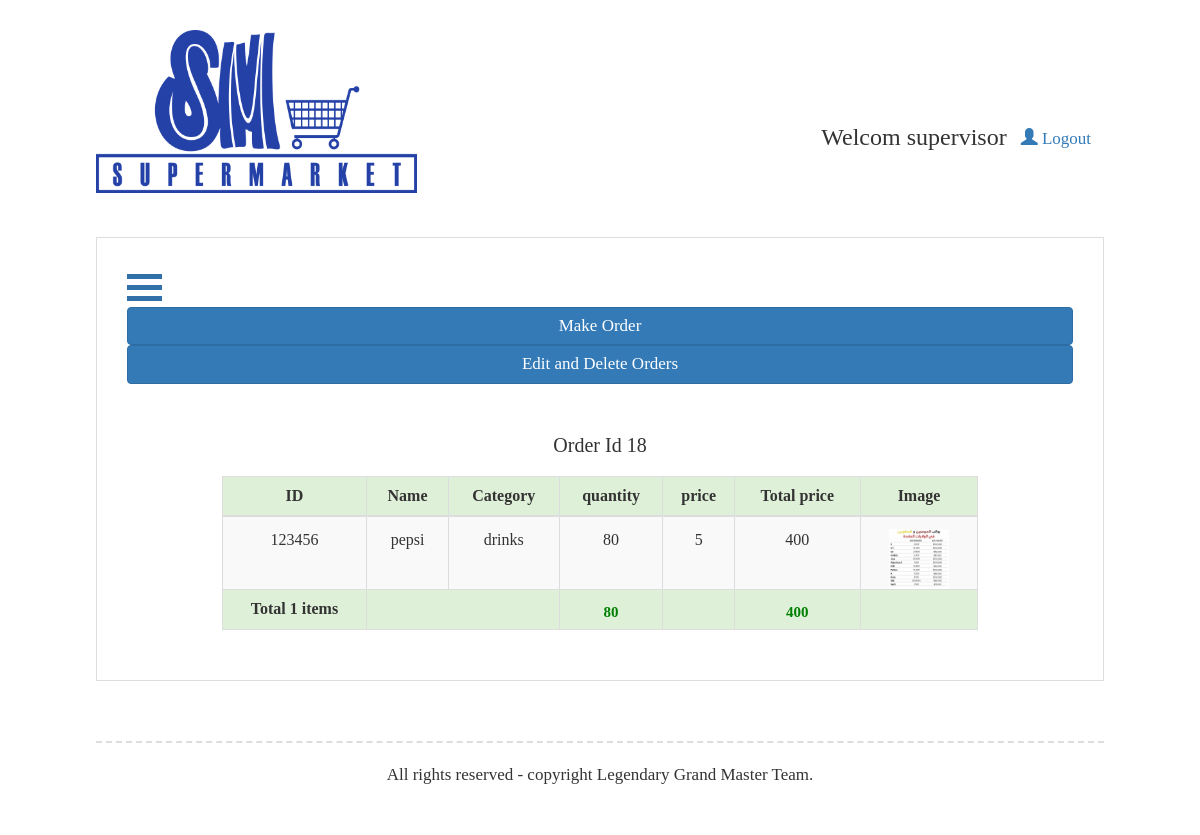
Screenshot of /SuperMarket/index.php?page=controllers/viewOrderItems_c&action=show&id=18 (signed in) with the database file from the repository.
### tables this page shows
CREATE TABLE `order_products` (
  `order_id` int(11) NOT NULL,
  `product_id` int(11) NOT NULL,
  `quantity` int(11) NOT NULL,
  PRIMARY KEY (`order_id`,`product_id`),
  KEY `product_id` (`product_id`),
  CONSTRAINT `order_products_ibfk_1` FOREIGN KEY (`order_id`) REFERENCES `orders` (`id`) ON DELETE CASCADE,
  CONSTRAINT `order_products_ibfk_2` FOREIGN KEY (`product_id`) REFERENCES `product` (`id`) ON DELETE NO ACTION
);

CREATE TABLE `product` (
  `id` int(11) NOT NULL,
  `p_name` varchar(100) NOT NULL,
  `category` varchar(100) DEFAULT NULL,
  `cost` double NOT NULL,
  `price` double NOT NULL,
  `quantity` int(11) NOT NULL,
  `discount` double NOT NULL DEFAULT '0',
  `image` varchar(300) DEFAULT 'resources/items/default.png',
  `total_cost` double NOT NULL DEFAULT '0',
  `sold_quantity` int(11) NOT NULL DEFAULT '0',
  `total_money` double NOT NULL DEFAULT '0',
  `profits` double NOT NULL DEFAULT '0',
  PRIMARY KEY (`id`)
);

### SuperMarket/includes/autoLoader.php (called while the page is built, shortened)
<?php
function autoLoader($classname)
{
    $dirs=array('/models/','models/','../models/','http://localhost/supermarket/models/','/includes/','includes/','../includes/','http://localhost/supermarket//includes/',"/controllers/","controllers/","../controllers/","http://localhost/supermarket/controllers/");
    $formats=array('%s.php','%s.php.inc','%s.class.php','class.%s.php');
    foreach ($dirs as $dir) {
        foreach ($formats as $format) {
            $path=$dir.sprintf($format,$classname);
            if(file_exists($path    ))
            {
                return true;
            }
        }
    }
}

### SuperMarket/includes/dataBaseVars.php (called while the page is built)
<?php
$host="localhost";
$user="root";
$password="134679852";
$dataBase="supermarket";
$port="3306";

### SuperMarket/models/DataBase.php (called while the page is built, shortened)
<?php
class DataBase {
    private $host;
    private $userName;
    private $password;
    private $dataBase;
    private $port;
    public function DataBase($dataBaseVars)
    {
        if(is_file($dataBaseVars)&& file_exists($dataBaseVars))
        {
              $this->host=$host;
              $this->userName=$user;
              $this->password=$password;
              $this->dataBase=$dataBase;
              $this->port=$port;
        }
        else {
            throw new Exception("the file ".$dataBaseVars."is not found");
        }
    }
    public function connect()
    {
        $this->connection=new mysqli($this->host,  $this->userName,  $this->password,  $this->dataBase,  $this->port);
        return $this->connection;
    }
}

### SuperMarket/models/Display.php (called while the page is built, shortened)
<?php
class Display extends DataBase {
    private $table;
    private $connection;
    public function Display($table, $vars = null) {
        $this->table = $table;
        $this->connection = $this->connect();
    }
    public function getColumnsDataByJoin($column, $columns, $columns2, $table2, $idKey2,$where, $value,$orderBy = null) {
        foreach ($columns as $key) {
            $str[] = $this->table . "." . $key;
        }
        foreach ($columns2 as $key) {
            $str2[] =  $key;
        }
        $cols = implode($str, ",");
        $cols2 = implode($str2, ",");
        $query = "select $this->table.$column ,$cols ,$cols2 from $this->table inner join $table2 on $this->table.$column = $table2.$idKey2 where $where = $value $orderBy";
        $result = $this->connection->query($query);
        if (!$result)
            throw new Exception("cannot  get data");
        else {
            if ($result->num_rows > 0) {
                for ($i = 0; $i < $result->num_rows; $i++) {
                    $data[$i] = $result->fetch_assoc();
                }
                return $data;
            } else
                return false;
        }
    }
}

### SuperMarket/views/orderItemsView.php (the view, shortened to what this page needs)
<h2 class='sectionTitle'> Order Id  <?php echo $id ?>  </h2>
<div class="tableParent">
    <table id="itemsTable" class=" table table-striped table-hover table-bordered">
        <thead>
            <tr class="success">
                <th scope="col">ID</th>
                <th scope="col">Name</th>
                <th scope="col">Category</th>
                <th scope="col">quantity</th>
                <th scope="col">price</th>
                <th scope="col">Total price</th>
                <th scope="col">Image</th>
            </tr>
        </thead>
        <tfoot>
            <?php
            $itemsCount = count($orderItems);
            $total['quantity'] = 0;
            $total['money'] = 0;
            for ($i = 0; $i < $itemsCount; $i++) {
                $total['quantity'] += $orderItems[$i]['quantity'];
                $totalPrice[] = $orderItems[$i]['priceAfter'] * $orderItems[$i]['quantity'];
                $total['totalPrice'] += $totalPrice[$i];
            }
            ?>
            <tr class="success">
                <th scope="row">Total <?php echo $itemsCount; ?> items</th>
                <td colspan="2"></td>
                <td><?php echo $total["quantity"] ?></td>
                <td></td>
                <td><?php echo $total["totalPrice"] ?></td>
                <td></td>
            </tr>
        </tfoot>
        <tbody>
<?php
for ($i = 0; $i < $itemsCount; $i++) {
    echo "<tr>";
    echo "
                    <td>{$orderItems[$i]['product_id']}</td>
                    <td>{$orderItems[$i]['p_name']}</td>
                    <td>{$orderItems[$i]['category']}</td>
                    <td>{$orderItems[$i]['quantity']}</td>
                    <td>{$orderItems[$i]['priceAfter']}</td>
                    <td>{$totalPrice[$i]}</td>
                    <td><img id='itemImageT' src='{$orderItems[$i]['image']}'  alt='{$orderItems[$i]['product_id']}'/></td> ";
    echo "</tr>";
}
?>
        </tbody>
    </table>
</div>

### SuperMarket/styles/styles.css (style rules this page uses)
.sectionTitle { font-family: cursive; font-size:20px; text-align: center; margin: 0; margin-bottom: 20px; }
.tableParent { max-height: 1000px; overflow: auto; float:left; width: 100%; overflow: auto; }
#itemsTable { float:left; font-family: cursive; }
#itemsTable { text-align: center; vertical-align: middle; }
#itemsTable td { padding:12px; padding-bottom: 0; overflow: hidden; font-size: 16px; }
#itemsTable tr.success { font-family: cursive; font-size: 15px; text-align: center; }
#itemsTable tr.success th { font-weight: bold; text-align: center; font-size: 16px; }
#itemsTable tfoot { font-weight: bold; }
#itemsTable tfoot td { color:green; font-size: 15px; }
#itemImageT { width: 60px; height: 60px; cursor: pointer; }
@media screen and (max-width: 1500px) { .tableParent { float:left; overflow: auto; } }
@media screen and (max-width: 1500px) { #content table { width: 100%; } }

### rows the page displays
order_products: product "123456", product.p_name "pepsi", product.category "drinks", quantity "80", priceAfter "5", i "400", product.image (picture)

### other values shown
$_SESSION["userName_sm"] "supervisor"
$id "18"
$itemsCount "1"
$total["quantity"] "80"
$total["totalPrice"] "400"
